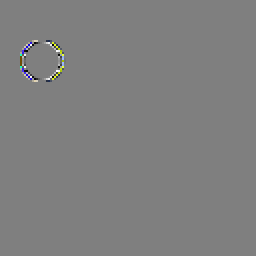
#> input picture study_guide/10-MC_in_DWT_domain/difference.png, 128 x 128 px, given in place of moving_circle_000.png, which was not available (shown 2 times larger); the run also reads 1 picture not shown here
$ jupyter execute LP_shift_invariance.ipynb   (shell and % lines are left out)   (text cells are left out)
#> lines starting #> are read from the running program, lines starting #| are printed output that depends on the picture; pictures that were not available may be replaced by others from this repository, and a replacement may not be noted
### study_guide/10-MC_in_DWT_domain/io_stuff.py
# Common stuff and routines

import numpy as np
import cv2
import matplotlib.pyplot as plt
import matplotlib.image as mpimg

# [5 lines left out: function normalize, not called in this run]

def load_img(prefix):
#> called with prefix = 'moving_circle_000'
    img = cv2.imread(f"{prefix}.png", cv2.IMREAD_UNCHANGED)
#> img is the input picture: shape (128, 128, 3) uint16; mean B, G, R 32764, 32776, 32768
    img = cv2.cvtColor(img, cv2.COLOR_BGR2RGB)
    img = np.array(img)
    img = img.astype(np.float32) - 32768.0
    return img

# [6 lines left out: function show_img, not called in this run]

def show_seq(prefix="/tmp/", frames=5):
    for i in range(frames):
        show_img(f"{prefix}{i:03d}")

# [18 lines left out: functions show_motion, write_img, not called in this run]

### study_guide/10-MC_in_DWT_domain/LP_shift_invariance.ipynb
[cell 1]
import numpy as np
import cv2
import matplotlib.pyplot as plt
import matplotlib.image as mimg
import pywt
from io_stuff import *
from color import *

[cell 2]
prefix = "moving_circle_"
frame_0 = load_img(prefix + "000")
frame_1 = load_img(prefix + "001")
frame_2 = load_img(prefix + "002")

[cell 3]
# Generate Gaussian pyramid (of 2 levels) for both images
# (https://opencv-python-tutroals.readthedocs.io/en/latest/py_tutorials/py_imgproc/py_pyramids/py_pyramids.html)

levels = 1

G_000 = frame_0[:,:,0].copy()
G_001 = frame_1[:,:,0].copy()
G_002 = frame_2[:,:,0].copy()
gp_000 = [G_000]
gp_001 = [G_001]
gp_002 = [G_002]
for i in range(levels):
    G_000 = cv2.pyrDown(G_000)
    G_001 = cv2.pyrDown(G_001)
    G_002 = cv2.pyrDown(G_002)
    gp_000.append(G_000)
    gp_001.append(G_001)
    gp_002.append(G_002)
    print(i)
#> after the loop, gp_000 = 2 items; gp_001 = 2 items; gp_002 = 2 items
print(len(gp_000))
#| 2

[cell 4]
plt.figure(figsize=(10,10))
plt.title("Frame 0. Gaussian Pyramid. Level 0.", fontsize=20)
plt.imshow(gp_000[0], cmap="gray")
plt.show()

[cell 5]
plt.figure(figsize=(10,10))
plt.title("Frame 0. Gaussian Pyramid. Level 1.", fontsize=20)
plt.imshow(gp_000[1], cmap="gray")
plt.show()

[cell 6]
plt.figure(figsize=(10,10))
plt.title("Frame 1. Gaussian Pyramid. Level 0.", fontsize=20)
plt.imshow(gp_001[0], cmap="gray")
plt.show()

[cell 7]
plt.figure(figsize=(10,10))
plt.title("Frame 1. Gaussian Pyramid. Level 1.", fontsize=20)
plt.imshow(gp_001[1], cmap="gray")
plt.show()

[cell 8]
plt.figure(figsize=(10,10))
plt.title("Frame 2. Gaussian Pyramid. Level 0.", fontsize=20)
plt.imshow(gp_002[0], cmap="gray")
plt.show()

[cell 9]
plt.figure(figsize=(10,10))
plt.title("Frame 2. Gaussian Pyramid. Level 1.", fontsize=20)
plt.imshow(gp_002[1], cmap="gray")
plt.show()

[cell 10]
# Generate Laplacian Pyramid for both images.
lp_000 = [gp_000[levels]]
lp_001 = [gp_001[levels]]
lp_002 = [gp_002[levels]]
for i in range(levels, 0, -1):
    GE_000 = cv2.pyrUp(gp_000[i])
    GE_001 = cv2.pyrUp(gp_001[i])
    GE_002 = cv2.pyrUp(gp_002[i])
    L_000 = cv2.subtract(gp_000[i-1], GE_000)
    L_001 = cv2.subtract(gp_001[i-1], GE_001)
    L_002 = cv2.subtract(gp_002[i-1], GE_002)
    lp_000.append(L_000)
    lp_001.append(L_001)
    lp_002.append(L_002)
    print(i)
#> after the loop, lp_000 = 2 items; lp_001 = 2 items; lp_002 = 2 items

[cell 11]
plt.figure(figsize=(10,10))
plt.title("Frame 0. LP. Level 1.", fontsize=20)
plt.imshow(lp_000[0], cmap="gray")
plt.savefig('f0_LP_level1.png')
plt.show()

[cell 12]
plt.figure(figsize=(10,10))
plt.title("Frame 0. LP. Level 0.", fontsize=20)
plt.imshow(lp_000[1], cmap="gray")
plt.savefig('f0_LP_level0.png')
plt.show()

[cell 13]
plt.figure(figsize=(10,10))
plt.title("Frame 1. LP. Level 1.", fontsize=20)
plt.imshow(lp_001[0], cmap="gray")
plt.savefig('f1_LP_level1.png')
plt.show()

[cell 14]
plt.figure(figsize=(10,10))
plt.title("Frame 1. LP. Level 0.", fontsize=20)
plt.imshow(lp_001[1], cmap="gray")
plt.savefig('f1_LP_level0.png')
plt.show()

[cell 15]
plt.figure(figsize=(10,10))
plt.title("Frame 2. LP. Level 1.", fontsize=20)
plt.imshow(lp_002[0], cmap="gray")
plt.savefig('f2_LP_level1.png')
plt.show()

[cell 16]
plt.figure(figsize=(10,10))
plt.title("Frame 2. LP. Level 0.", fontsize=20)
plt.imshow(lp_002[1], cmap="gray")
plt.savefig('f2_LP_level0.png')
plt.show()

[cell 17]
plt.title("Frames 0 and 1. LP. Level 1")
plt.plot(np.roll(lp_000[0][18, 0:20], 0), label="prediction")
plt.plot(lp_001[0][18, 0:20], linestyle=':', linewidth=4, label="predicted")
plt.legend()
plt.savefig("f0_1_LP_level1.svg")
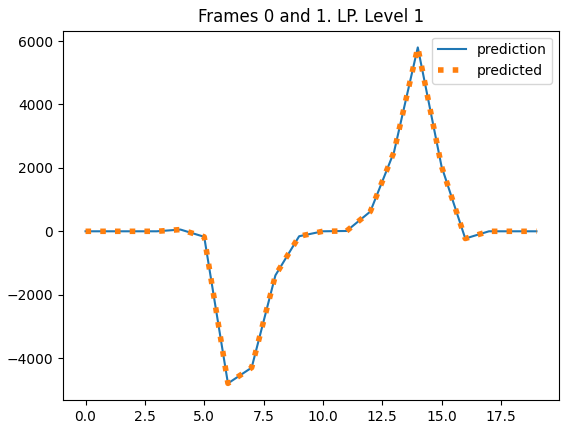
#> figure drawn by matplotlib, 1 panel; curve peaks at x = 14, y = 5800.3; curve peaks at x = 14, y = 5800.3
plt.show()

[cell 18]
plt.title("Frames 0 and 1. LP. Level 0")
plt.plot(np.roll(lp_000[1][36, 0:40], 1), label="prediction")
plt.plot(lp_001[1][36, 0:40], linestyle=':', linewidth=4, label="predicted")
plt.legend()
plt.savefig("f0_1_LP_level0.svg")
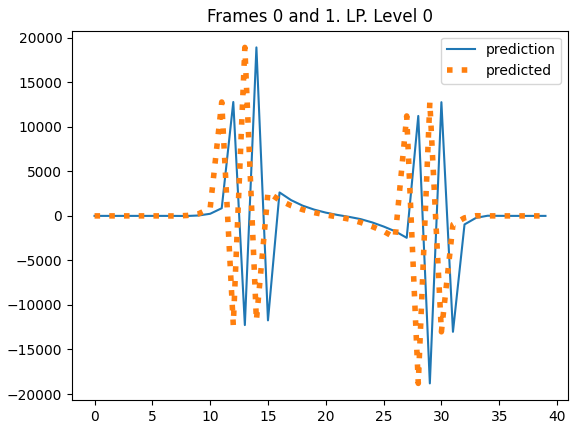
#> figure drawn by matplotlib, 1 panel; curve peaks at x = 14, y = 18918; curve peaks at x = 13, y = 18918
plt.show()

[cell 19]
plt.title("Frames 0 and 2. LP. Level 1")
plt.plot(np.roll(lp_000[0][18, 0:20], 1), label="prediction")
plt.plot(lp_002[0][18, 0:20], linestyle=':', linewidth=4, label="predicted")
plt.legend()
plt.savefig("f0_2_LP_level1.svg")
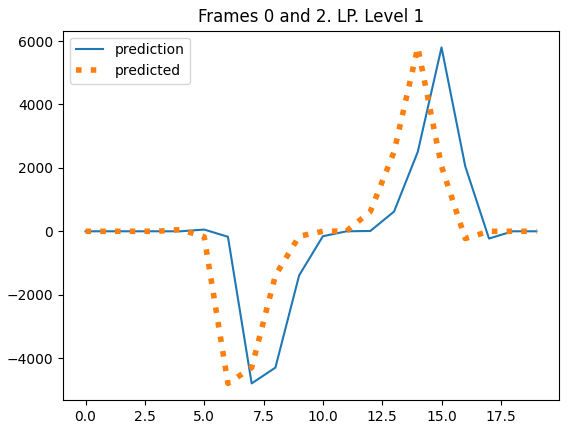
#> figure drawn by matplotlib, 1 panel; curve peaks at x = 15, y = 5800.3; curve peaks at x = 14, y = 5800.3
plt.show()

[cell 20]
plt.title("Frames 0 and 2. LP. Level 0")
plt.plot(np.roll(lp_000[1][36, 0:40], 2), label="prediction")
plt.plot(lp_002[1][36, 0:40], linestyle=':', linewidth=4, label="predicted")
plt.legend()
plt.savefig("f0_2_LP_level0.svg")
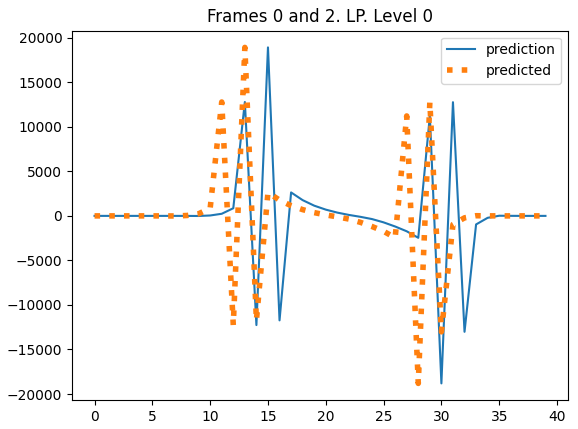
#> figure drawn by matplotlib, 1 panel; curve peaks at x = 15, y = 18918; curve peaks at x = 13, y = 18918
plt.show()

[cell 21]
plt.figure(figsize=(10,10))
plt.title("/tmp/level 1 (image 000)", fontsize=20)
plt.imshow(cv2.pyrUp(lp_000[0]), cmap="gray")

[cell 22]
plt.figure(figsize=(10,10))
plt.title("/tmp/level 1 (image 001)", fontsize=20)
plt.imshow(cv2.pyrUp(lp_001[0]), cmap="gray")

[cell 23]
plt.plot(cv2.pyrUp(lp_000[0])[35, 0:40])
plt.show()
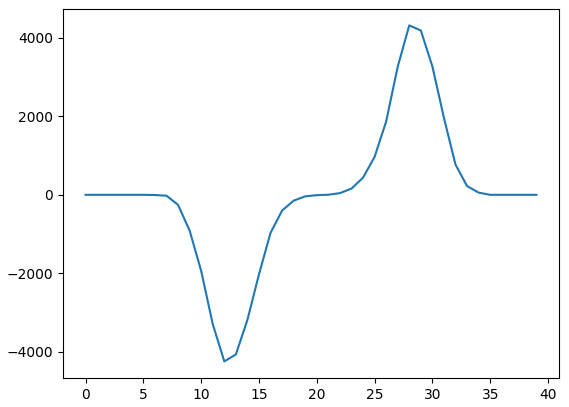
#> figure drawn by matplotlib, 1 panel; curve peaks at x = 28, y = 4318.3
plt.plot(cv2.pyrUp(lp_001[0])[35, 0:40])
plt.show()

[cell 24]
plt.figure(figsize=(10,10))
plt.title("/tmp/000_H_0", fontsize=20)
plt.imshow(lp_000[1], cmap="gray")

[cell 25]
plt.figure(figsize=(10,10))
plt.title("/tmp/000_H_1", fontsize=20)
plt.imshow(lp_001[1], cmap="gray")

[cell 26]
plt.figure(figsize=(10,10))
plt.title("diff", fontsize=20)
plt.imshow(lp_001[1]-lp_000[1], cmap="gray")
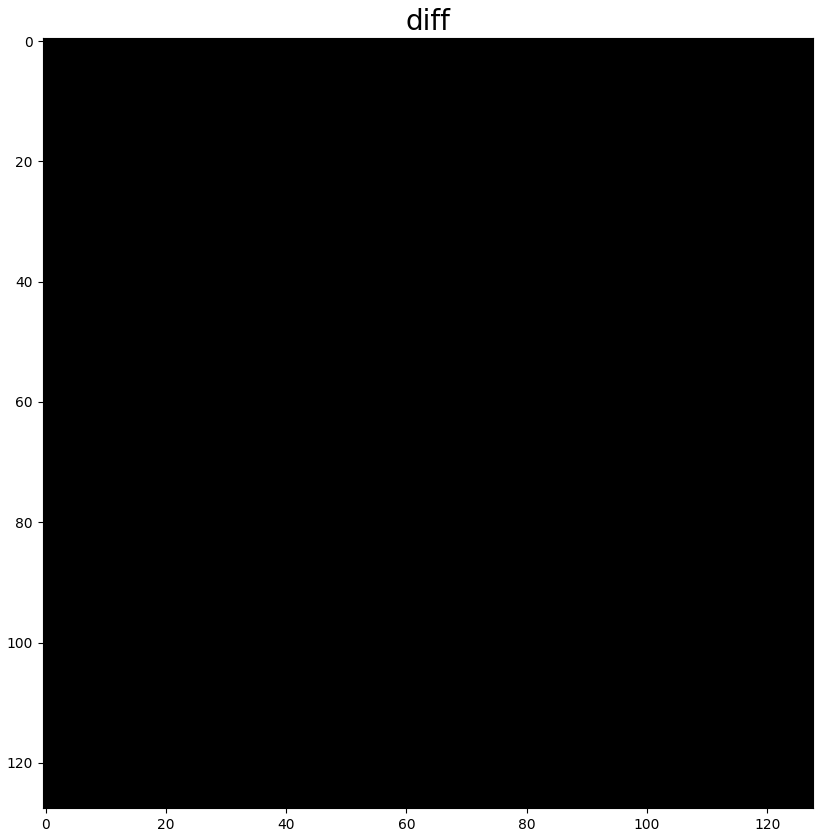
#> figure drawn by matplotlib, 1 panel

[cell 27]
plt.plot(lp_000[1][35, 0:40])
plt.show()
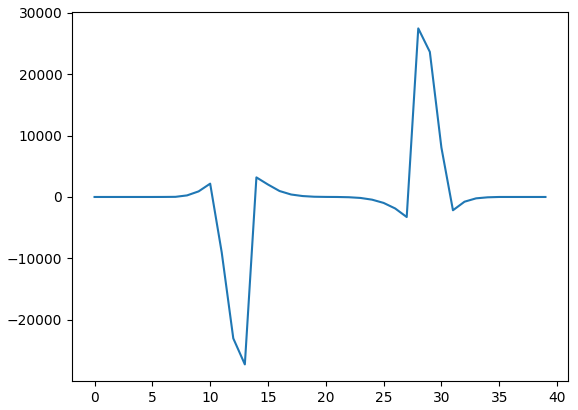
#> figure drawn by matplotlib, 1 panel; curve peaks at x = 28, y = 27439.7
plt.plot(lp_001[1][35, 0:40])
plt.show()

[cell 28]
plt.plot(lp_001[1][35, 0:40]-np.roll(lp_000[1][35, 0:40],1)+128)
plt.show()
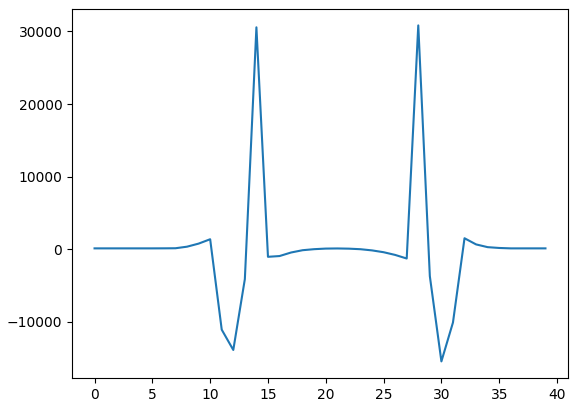
#> figure drawn by matplotlib, 1 panel; curve peaks at x = 28, y = 30832.9
